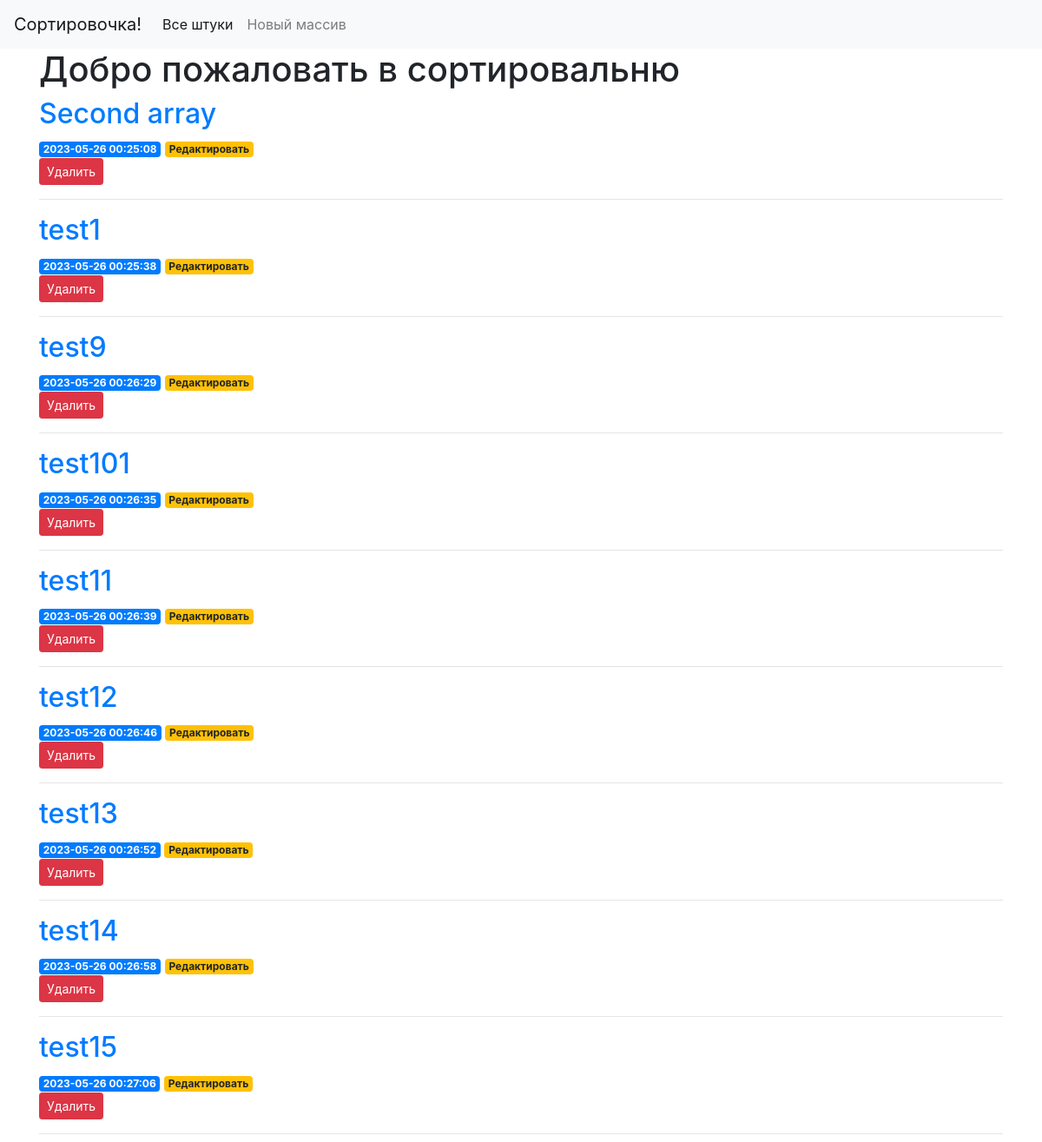
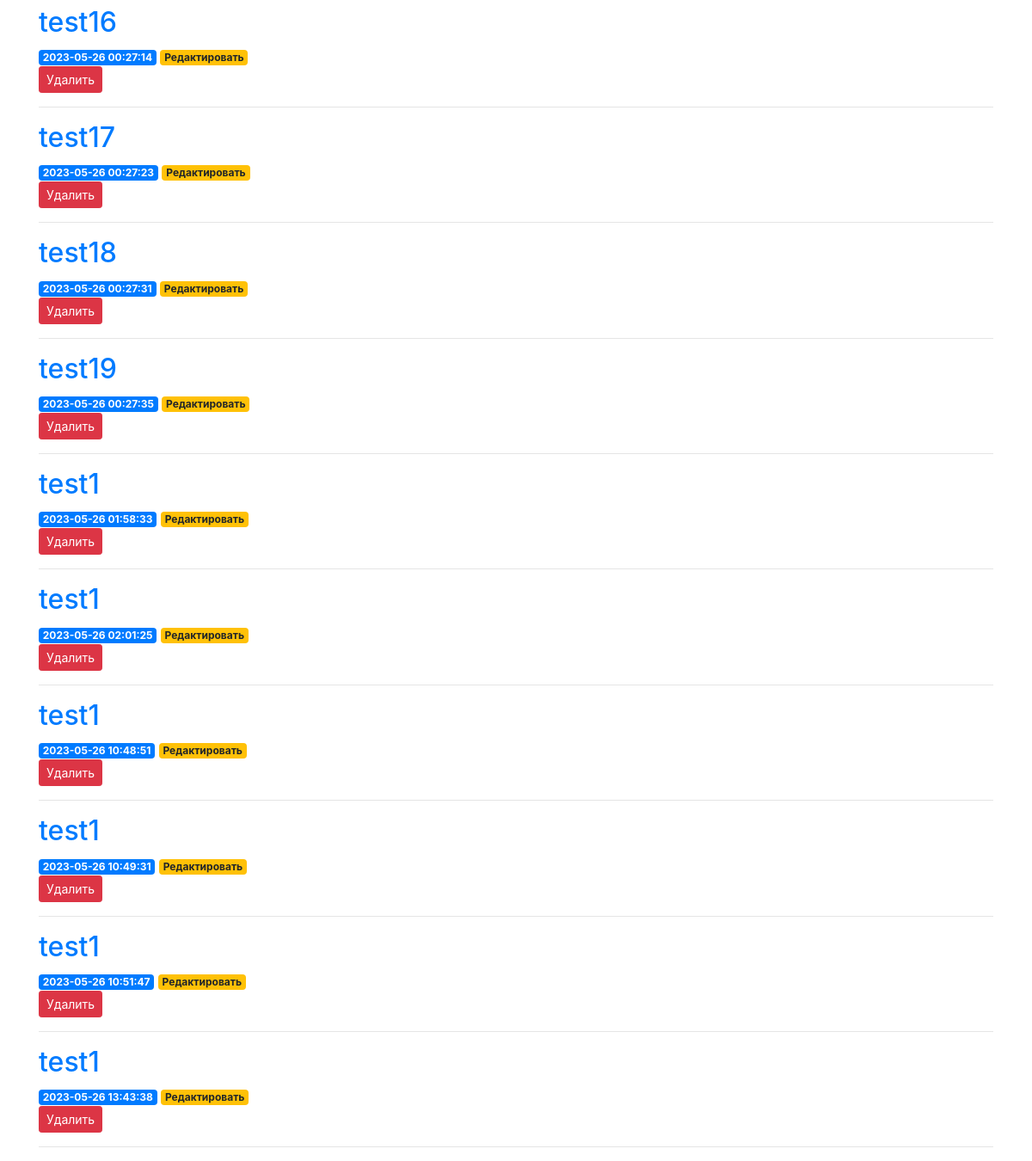
Before: / with the older database file (2 pictures, top to bottom).
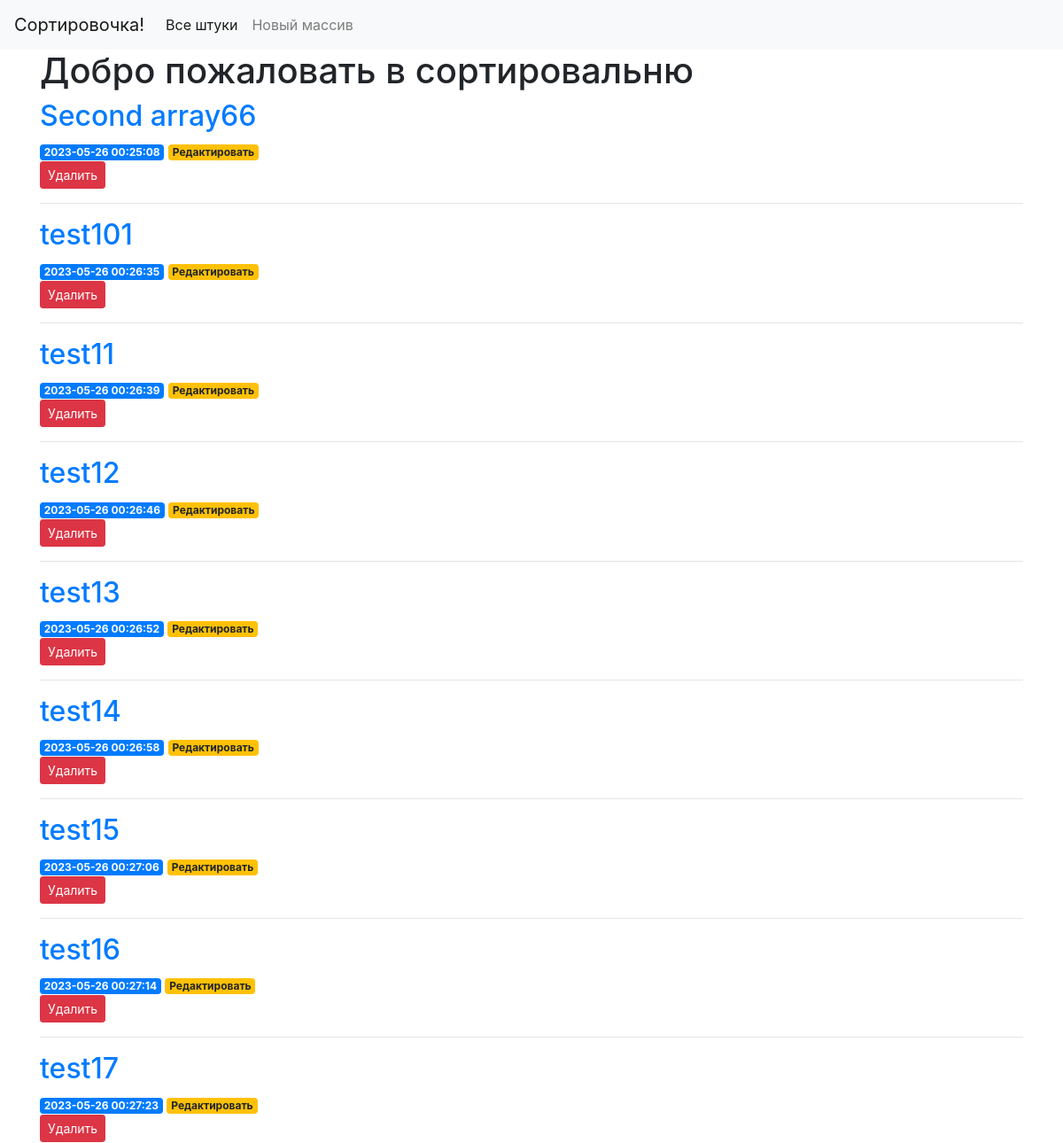
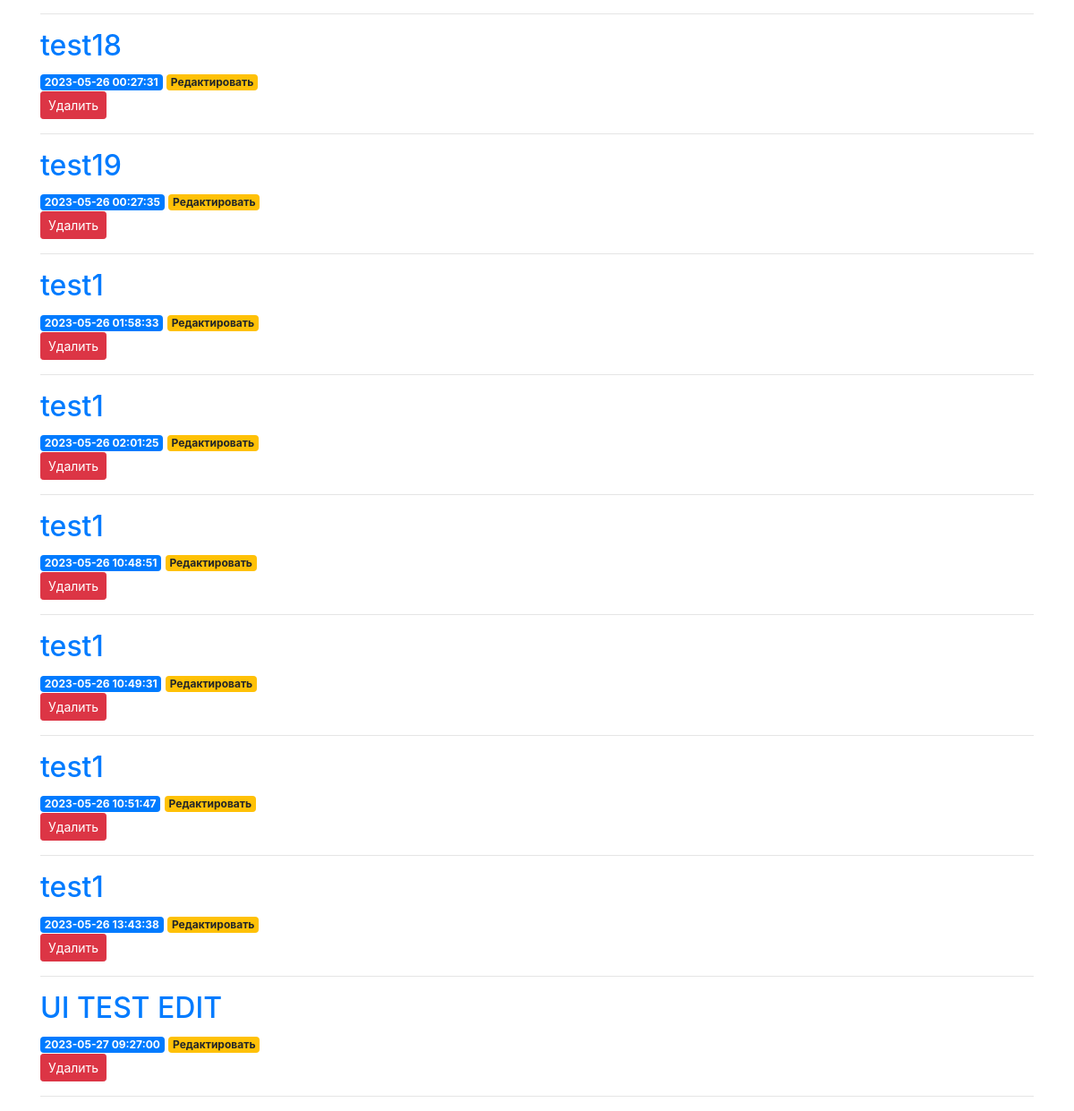
After: the same page with the newer database file (2 pictures, top to bottom).
### tables this page shows
CREATE TABLE arrays (
    id INTEGER PRIMARY KEY AUTOINCREMENT,
    created TIMESTAMP NOT NULL DEFAULT CURRENT_TIMESTAMP,
    title TEXT NOT NULL,
    content TEXT NOT NULL
);

### search/api/app.py (the view)
@app.route('/')
def index():
    try:
        conn = get_db_connection()
        arrays = conn.execute('SELECT * FROM arrays').fetchall()
        conn.close()
        return render_template('index.html', arrays=arrays)
    except Exception as error:
        abort(500)

### search/api/app.py (called while the page is built)
def get_db_connection():
    conn = sqlite3.connect('database.db')
    conn.row_factory = sqlite3.Row
    return conn

### search/api/templates/index.html
{% extends 'base.html' %}
{% block content %}
    <h1>{% block title %} Добро пожаловать в сортировальню {% endblock %}</h1>
    {% for array in arrays %}
        <a href="{{ url_for('array', array_id=array['id']) }}", id ="{{array['id']}}" >
            <h2>{{ array['title'] }}</h2>
        </a>
        <span class="badge badge-primary">{{ array['created'] }}</span>
        <a href="{{ url_for('edit', id=array['id']) }}">
            <span class="badge badge-warning">Редактировать</span>
        </a>
        <form action="{{ url_for('delete', id=array['id']) }}" method="POST">
            <input type="submit" value="Удалить"
                    class="btn btn-danger btn-sm"
                    onclick="return confirm('Ты действительно хочешь удалить этот великолепный массив?')">
        </form>
        <hr>
    {% endfor %}
{% endblock %}

### search/api/templates/base.html (shortened to what this page needs)
<!doctype html>
<html lang="en">
<head>
    <link rel="stylesheet" href="https://stackpath.bootstrapcdn.com/bootstrap/4.3.1/css/bootstrap.min.css"
>
</head>
<body>
    <nav class="navbar navbar-expand-md navbar-light bg-light">
        <a class="navbar-brand" href="{{ url_for('index')}}">Сортировочка!</a>
        <div class="collapse navbar-collapse" id="navbarNav">
            <ul class="navbar-nav">
                <li class="nav-item active">
                    <a class="nav-link" href="#">Все штуки</a>
                </li>
                <li class="nav-item">
                    <a class="nav-link" href="{{url_for('create')}}">Новый массив</a>
                </li>
            </ul>
        </div>
    </nav>
    <div class="container">
        {% block content %} {% endblock %}
    </div>
</body>
</html>

Changed rows visible on the page:
removed arrays: title "test1", created "2023-05-26 00:25:38"
removed arrays: title "test9", created "2023-05-26 00:26:29"
changed arrays: title "Second array" → "Second array66"
added arrays: title "UI TEST EDIT", created "2023-05-27 09:27:00"
